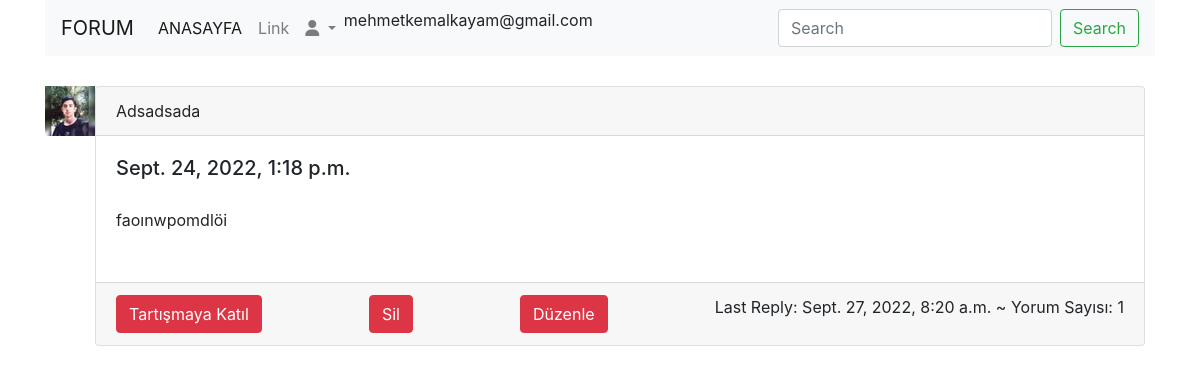
The page /event/dashboard (signed in) on the database its author committed.
### users/models.py (models this page shows, shortened)
class CustomUser(AbstractUser):
    is_email_verified = models.BooleanField(default = False)
    username = None
    email = models.EmailField(unique=True)
    USERNAME_FIELD = 'email'
    REQUIRED_FIELDS = []
    objects = CustomUserManager()

### event/models.py (models this page shows, shortened)
class Post(models.Model):
    title = models.CharField(max_length=400)
    slug = models.SlugField(max_length=400, unique=True, blank=True)
    user = models.ForeignKey(Author, on_delete=models.CASCADE)
    content = RichTextField()
    categories = models.ManyToManyField(Category)
    date = models.DateTimeField(auto_now_add=True)
    approved = models.BooleanField(default=True)
    tags = TaggableManager()
    comments = models.ManyToManyField(Comment, blank=True)
    closed = models.BooleanField(default=False)
    state = models.CharField(max_length=40, default="zero")
    @property
    def num_comments(self):
        return self.comments.count()
    @property
    def last_reply(self):
        return self.comments.latest("date")

class Author(models.Model):
    user = models.OneToOneField(CustomUser, on_delete = models.CASCADE)
    fullname = models.CharField(max_length=400, blank=True)
    slug = models.SlugField(max_length=400, unique=True, blank=True)
    bio = models.TextField()
    points = models.IntegerField(default=0)
    profile_pic = ResizedImageField(size=[50, 80], quality = 100, upload_to= "authors",  null=True, blank=True, default = "authors/indir.jpg")

class Comment(models.Model):
    user = models.ForeignKey(Author, on_delete=models.CASCADE)
    content = models.TextField()
    date = models.DateTimeField(auto_now_add = True)
    replies = models.ManyToManyField(Reply, blank=True)

### event/views.py (the view)
# urls.py: path('dashboard', views.dashboard, name = 'dashboard' ),
@login_required(login_url="users:login")
def dashboard(request):
    try:
        author = Author.objects.get(user=request.user)
        posts = Post.objects.filter(user = author)
        return render(request, "dashboard.html", {'posts':posts})
    except:
        return redirect(addAuthor)

### templates/dashboard.html
{% extends 'index.html' %}
{% block content %}
{% for post in posts %}
{% for post in posts %}
<div class="arg" style="display: inline-block; position: relative;">
    <div class="image" style="float: left; margin-top: 30px;">
      <img src="{{post.user.profile_pic.url}}" alt="resim" width="50px" height="50px">
    </div>
    <div class="card" style="margin-top: 30px; margin-left: 5px; height: 260px; width: 1050px;">
        <div class="card-header">
        {{post.title | title}}
        </div>
        <div class="card-body">
        <h5 class="card-title">{{post.date}}</h5>
        <p class="card-text" style="
          overflow: hidden;
          text-overflow: ellipsis;
          display: -webkit-box;
          -webkit-line-clamp: 3;
          -webkit-box-orient: vertical;
        ">{{post.content | safe}}</p>
        </div>
        <div class="card-footer justify-content-between" style="display: flex; " >
          <a href="http://127.0.0.1:8000/event/detail/{{post.slug}}" class="btn btn-danger">Tartışmaya Katıl</a>
          <a href="http://127.0.0.1:8000/event/delete/{{post.slug}}" class="btn btn-danger">Sil</a>
          <a href="http://127.0.0.1:8000/event/edit/{{post.slug}}" class="btn btn-danger">Düzenle</a>
          <div class="comment">
            <span>Last Reply: {{post.last_reply.date}}</span>
            <span>~ Yorum Sayısı: {{post.num_comments}}</span>
          </div>
        </div>
    </div>
</div>
{% endfor %}
{% endfor %}
{% endblock content %}

### templates/index.html (shortened to what this page needs)
<!DOCTYPE html>
{% load static %}
<html lang="en">
<head>
    <link rel="stylesheet" href="https://cdn.jsdelivr.net/npm/bootstrap@4.0.0/dist/css/bootstrap.min.css">
    <link rel="stylesheet" href="https://cdnjs.cloudflare.com/ajax/libs/font-awesome/6.1.1/css/all.min.css">
</head>
<body>
    <div class="container">
        <div class="navvbarr">
            <nav class="navbar navbar-expand-lg navbar-light bg-light">
                <a class="navbar-brand" href="#">FORUM</a>
                <div class="collapse navbar-collapse" id="navbarSupportedContent">
                  <ul class="navbar-nav mr-auto">
                    <li class="nav-item active">
                      <a class="nav-link" href="{% url 'index' %}">ANASAYFA <span class="sr-only">(current)</span></a>
                    </li>
                    <li class="nav-item">
                      <a class="nav-link" href="#">Link</a>
                    </li>
                    <li class="nav-item dropdown">
                      <a class="nav-link dropdown-toggle" href="#" id="navbarDropdown" role="button" data-toggle="dropdown" aria-haspopup="true" aria-expanded="false">
                        <i class="fa-solid fa-user"></i>
                      </a>
                    </li>
                    {% if request.user.is_authenticated %}
                    <p>{{request.user.email}}</p>
                    {% endif %}
                  </ul>
                  <form class="form-inline my-2 my-lg-0">
                    <input class="form-control mr-sm-2" name="keyword" type="search" placeholder="Search" aria-label="Search">
                    <button class="btn btn-outline-success my-2 my-sm-0" type="submit">Search</button>
                  </form>
                </div>
              </nav>
        </div>
        {% block content %}{% endblock %}
    </div>
</body>
</html>

### rows shown on the page
CustomUser: user.email "mehmetkemalkayam@gmail.com"
Post: user.profile_pic (picture), title "Adsadsada", date "Sept. 24, 2022, 1:18 p.m.", content "faoınwpomdlöi", last_reply "Sept. 27, 2022, 8:20 a.m.", num_comments "1"
